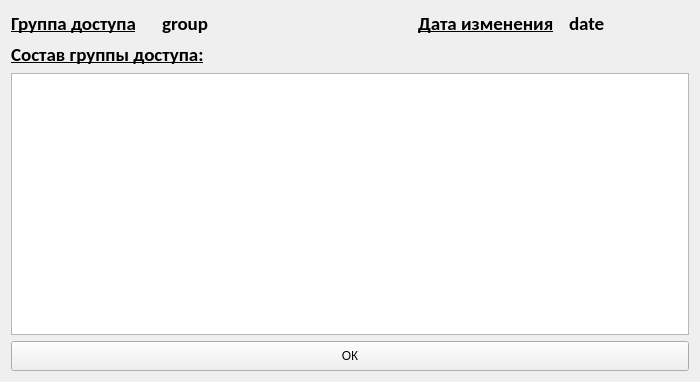
<?xml version="1.0" encoding="UTF-8"?>
<ui version="4.0">
 <class>CoGroupConsists</class>
 <widget class="QWidget" name="CoGroupConsists">
  <property name="geometry">
   <rect>
    <x>0</x>
    <y>0</y>
    <width>700</width>
    <height>382</height>
   </rect>
  </property>
  <property name="minimumSize">
   <size>
    <width>700</width>
    <height>382</height>
   </size>
  </property>
  <property name="maximumSize">
   <size>
    <width>700</width>
    <height>382</height>
   </size>
  </property>
  <property name="windowTitle">
   <string>Form</string>
  </property>
  <layout class="QGridLayout" name="gridLayout">
   <item row="0" column="0">
    <layout class="QVBoxLayout" name="verticalLayout">
     <item>
      <layout class="QHBoxLayout" name="horizontalLayout">
       <item>
        <widget class="QLabel" name="label_4">
         <property name="font">
          <font>
           <family>Carlito</family>
           <pointsize>14</pointsize>
           <bold>true</bold>
           <underline>true</underline>
          </font>
         </property>
         <property name="text">
          <string>Группа доступа</string>
         </property>
        </widget>
       </item>
       <item>
        <widget class="QLabel" name="lagroup">
         <property name="minimumSize">
          <size>
           <width>250</width>
           <height>20</height>
          </size>
         </property>
         <property name="maximumSize">
          <size>
           <width>250</width>
           <height>20</height>
          </size>
         </property>
         <property name="font">
          <font>
           <family>Carlito</family>
           <pointsize>14</pointsize>
           <bold>true</bold>
           <underline>false</underline>
          </font>
         </property>
         <property name="text">
          <string>group</string>
         </property>
        </widget>
       </item>
       <item>
        <widget class="QLabel" name="label_6">
         <property name="font">
          <font>
           <family>Carlito</family>
           <pointsize>14</pointsize>
           <bold>true</bold>
           <underline>true</underline>
          </font>
         </property>
         <property name="text">
          <string>Дата изменения</string>
         </property>
        </widget>
       </item>
       <item>
        <widget class="QLabel" name="ladate">
         <property name="minimumSize">
          <size>
           <width>120</width>
           <height>20</height>
          </size>
         </property>
         <property name="maximumSize">
          <size>
           <width>120</width>
           <height>20</height>
          </size>
         </property>
         <property name="font">
          <font>
           <family>Carlito</family>
           <pointsize>14</pointsize>
           <bold>true</bold>
           <underline>false</underline>
          </font>
         </property>
         <property name="text">
          <string>date</string>
         </property>
        </widget>
       </item>
      </layout>
     </item>
     <item>
      <widget class="QLabel" name="label_8">
       <property name="font">
        <font>
         <family>Carlito</family>
         <pointsize>14</pointsize>
         <bold>true</bold>
         <underline>true</underline>
        </font>
       </property>
       <property name="text">
        <string>Состав группы доступа:</string>
       </property>
      </widget>
     </item>
     <item>
      <widget class="QTableWidget" name="twgroupconsists"/>
     </item>
     <item>
      <widget class="QPushButton" name="btnok">
       <property name="minimumSize">
        <size>
         <width>200</width>
         <height>30</height>
        </size>
       </property>
       <property name="text">
        <string>ОК</string>
       </property>
      </widget>
     </item>
    </layout>
   </item>
  </layout>
 </widget>
 <resources/>
 <connections/>
</ui>
